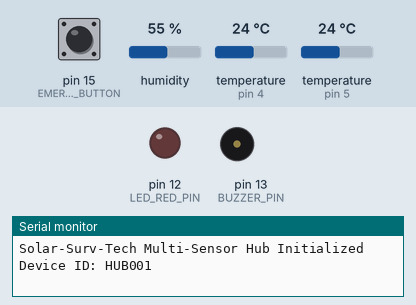
Bench run of a sketch on a simulated Arduino Mega 2560, built with avr-gcc and run on an emulated ATmega2560. Parts: output pins drawn as LEDs (lit = HIGH), buzzer (waves = sounding), the last lines printed to the serial monitor. Inputs (shaded band) come from the test bench; at power-on: pin 15 (EMERGENCY_BUTTON) HIGH, temperature (sensors on pin 5, pin 4) 24 °C, humidity 55 %. Random numbers use the default seed unless the sketch sets one; no radio packets arrive unless stated; pins used as bus, display or sensor lines are not drawn.

Above: at 1.5 s.
1.6 s: pin 15 (EMERGENCY_BUTTON) pulled LOW for 0.15 s
At 1.73 s:
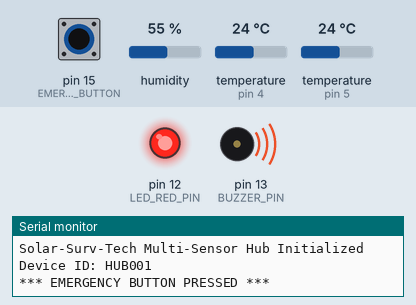
At 4.9 s:
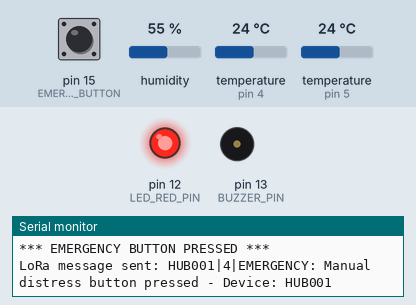
5.1 s: temperature (sensor on pin 5) set to 8.5 °C
8.0 s: temperature (sensor on pin 5) set to 7.3 °C
At 17.7 s:
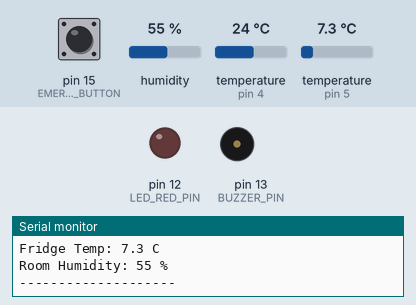
31.5 s: humidity set to 22 %
43.5 s: humidity set to 84 %
48.6 s: humidity set to 88 %
Timing chart, 0 to 51.1 s (numbered marks = the images above; inputs shaded):
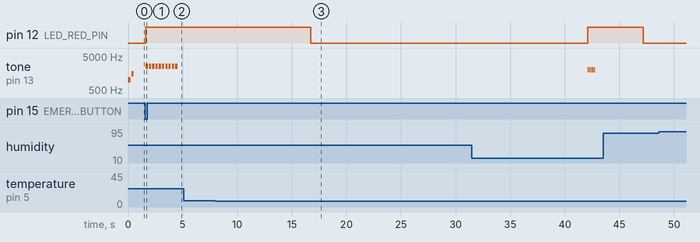

The sketch:

firmware_solar-surv.ino
```cpp
/*
 * Solar-Surv-Tech Multi-Sensor Hub Firmware
 *
 * Monitors multiple health/environment sensors and sends
 * alerts via LoRa when thresholds are breached.
 *
 * Hardware: ESP32 or Arduino Mega
 * Sensors: MAX30102 (pulse), DS18B20 (temp), DHT22 (humidity)
 * Communication: LoRa SX1278
 */

#include <Wire.h>
#include <SPI.h>
#include <LoRa.h>
#include <DHT.h>
#include <OneWire.h>
#include <DallasTemperature.h>

// Pin Definitions
#define DHTPIN 4
#define DHTTYPE DHT22
#define TEMP_SENSOR_PIN 5
#define BUZZER_PIN 13
#define LED_RED_PIN 12
#define LED_GREEN_PIN 14
#define EMERGENCY_BUTTON 15

// LoRa Pins (adjust for your module)
#define LORA_SS 18
#define LORA_RST 14
#define LORA_DIO0 26

// Sensor IDs
#define DEVICE_ID "HUB001"
#define PATIENT_ID "P01"
#define FRIDGE_ID "F02"
#define ENVIRONMENT_ID "H03"

// Thresholds
#define PULSE_MIN 40
#define PULSE_MAX 120
#define TEMP_MIN 2.0
#define TEMP_MAX 8.0
#define HUMIDITY_MAX 85.0

// Timing
#define SENSOR_READ_INTERVAL 5000
#define ALERT_COOLDOWN 30000

// Initialize sensors
DHT dht(DHTPIN, DHTTYPE);
OneWire oneWire(TEMP_SENSOR_PIN);
DallasTemperature tempSensor(&oneWire);

// Global variables
unsigned long lastReadTime = 0;
unsigned long lastAlertTime = 0;
bool systemActive = true;

struct SensorData {
  float pulseRate;
  float fridgeTemp;
  float roomHumidity;
  bool emergencyPressed;
};

SensorData currentData;

void setup() {
  Serial.begin(115200);

  // Initialize pins
  pinMode(BUZZER_PIN, OUTPUT);
  pinMode(LED_RED_PIN, OUTPUT);
  pinMode(LED_GREEN_PIN, OUTPUT);
  pinMode(EMERGENCY_BUTTON, INPUT_PULLUP);

  // Start with green LED
  digitalWrite(LED_GREEN_PIN, HIGH);
  digitalWrite(LED_RED_PIN, LOW);

  // Initialize sensors
  dht.begin();
  tempSensor.begin();

  // Initialize LoRa
  LoRa.setPins(LORA_SS, LORA_RST, LORA_DIO0);
  if (!LoRa.begin(915E6)) {
    Serial.println("LoRa init failed!");
    flashError();
    while (1);
  }

  Serial.println("Solar-Surv-Tech Multi-Sensor Hub Initialized");
  Serial.println("Device ID: " + String(DEVICE_ID));

  // Startup beep
  tone(BUZZER_PIN, 1000, 200);
  delay(300);
  tone(BUZZER_PIN, 1500, 200);
}

void loop() {
  unsigned long currentTime = millis();

  // Read sensors at intervals
  if (currentTime - lastReadTime >= SENSOR_READ_INTERVAL) {
    lastReadTime = currentTime;

    readSensors();
    checkThresholds();

    // Print status to serial
    printStatus();
  }

  // Check emergency button
  if (digitalRead(EMERGENCY_BUTTON) == LOW) {
    handleEmergency();
    delay(1000); // Debounce
  }

  delay(100);
}

void readSensors() {
  // Simulate pulse reading (replace with MAX30102 library)
  currentData.pulseRate = random(35, 100); // For demo

  // Read fridge temperature
  tempSensor.requestTemperatures();
  currentData.fridgeTemp = tempSensor.getTempCByIndex(0);

  // Read room humidity
  currentData.roomHumidity = dht.readHumidity();

  // Validate readings
  if (isnan(currentData.roomHumidity)) {
    currentData.roomHumidity = -1;
  }
  if (currentData.fridgeTemp == DEVICE_DISCONNECTED_C) {
    currentData.fridgeTemp = -1;
  }
}

void checkThresholds() {
  bool alertTriggered = false;
  String alertMessage = "";

  // Check pulse
  if (currentData.pulseRate > 0 &&
      (currentData.pulseRate < PULSE_MIN || currentData.pulseRate > PULSE_MAX)) {
    alertMessage = "CRITICAL: Patient pulse abnormal (" +
                   String(currentData.pulseRate, 0) + " BPM) - ID: " + PATIENT_ID;
    alertTriggered = true;
    triggerAlert(alertMessage, true);
  }

  // Check fridge temperature
  if (currentData.fridgeTemp > 0 &&
      (currentData.fridgeTemp < TEMP_MIN || currentData.fridgeTemp > TEMP_MAX)) {
    alertMessage = "WARNING: Vaccine fridge temp breach (" +
                   String(currentData.fridgeTemp, 1) + "C) - ID: " + FRIDGE_ID;
    alertTriggered = true;
    triggerAlert(alertMessage, false);
  }

  // Check humidity
  if (currentData.roomHumidity > 0 && currentData.roomHumidity > HUMIDITY_MAX) {
    alertMessage = "WARNING: High humidity detected (" +
                   String(currentData.roomHumidity, 0) + "%) - ID: " + ENVIRONMENT_ID;
    alertTriggered = true;
    triggerAlert(alertMessage, false);
  }

  // If no alerts, ensure green LED
  if (!alertTriggered) {
    digitalWrite(LED_GREEN_PIN, HIGH);
    digitalWrite(LED_RED_PIN, LOW);
  }
}

void triggerAlert(String message, bool isCritical) {
  unsigned long currentTime = millis();

  // Alert cooldown to prevent spam
  if (currentTime - lastAlertTime < ALERT_COOLDOWN) {
    return;
  }

  lastAlertTime = currentTime;

  Serial.println("\n*** ALERT ***");
  Serial.println(message);

  // Visual alert
  digitalWrite(LED_GREEN_PIN, LOW);
  digitalWrite(LED_RED_PIN, HIGH);

  // Audible alert
  if (isCritical) {
    // Urgent pattern
    for (int i = 0; i < 5; i++) {
      tone(BUZZER_PIN, 2000, 100);
      delay(150);
    }
  } else {
    // Warning pattern
    tone(BUZZER_PIN, 1500, 300);
    delay(400);
    tone(BUZZER_PIN, 1500, 300);
  }

  // Send via LoRa
  sendLoRaMessage(message);
}

void handleEmergency() {
  String message = "EMERGENCY: Manual distress button pressed - Device: " + String(DEVICE_ID);

  Serial.println("\n*** EMERGENCY BUTTON PRESSED ***");

  // Continuous alarm
  digitalWrite(LED_RED_PIN, HIGH);
  for (int i = 0; i < 10; i++) {
    tone(BUZZER_PIN, 2500, 200);
    delay(300);
  }

  sendLoRaMessage(message);
}

void sendLoRaMessage(String message) {
  // Construct packet with device ID and timestamp
  String packet = String(DEVICE_ID) + "|" +
                  String(millis() / 1000) + "|" +
                  message;

  LoRa.beginPacket();
  LoRa.print(packet);
  LoRa.endPacket();

  Serial.println("LoRa message sent: " + packet);
}

void printStatus() {
  Serial.println("\n--- Sensor Status ---");
  Serial.print("Pulse: ");
  Serial.print(currentData.pulseRate, 0);
  Serial.println(" BPM");

  Serial.print("Fridge Temp: ");
  Serial.print(currentData.fridgeTemp, 1);
  Serial.println(" C");

  Serial.print("Room Humidity: ");
  Serial.print(currentData.roomHumidity, 0);
  Serial.println(" %");

  Serial.println("--------------------\n");
}

void flashError() {
  for (int i = 0; i < 10; i++) {
    digitalWrite(LED_RED_PIN, !digitalRead(LED_RED_PIN));
    delay(200);
  }
}
```

Measured:
- the behaviour switches between 8.1 and 8 °C on temperature (sensor on pin 5) (found by bisection; images 2 and 3)
- after the input at 1.6 s, pin 12 (LED_RED_PIN): LOW → HIGH at once; tone on pin 13 (BUZZER_PIN): alternates 2500 Hz for 0.20 s and silent for 0.10 s, 20 changes in all, then stays silent, starting at once
- after the input at 8.0 s, pin 12 (LED_RED_PIN): HIGH → LOW after 8.7 s
- after the input at 48.6 s, every drawn part: stays the same
